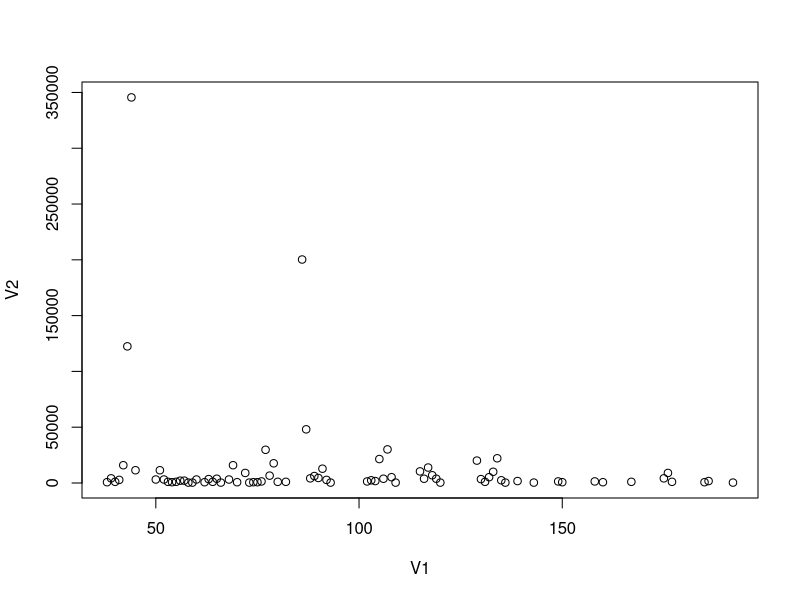
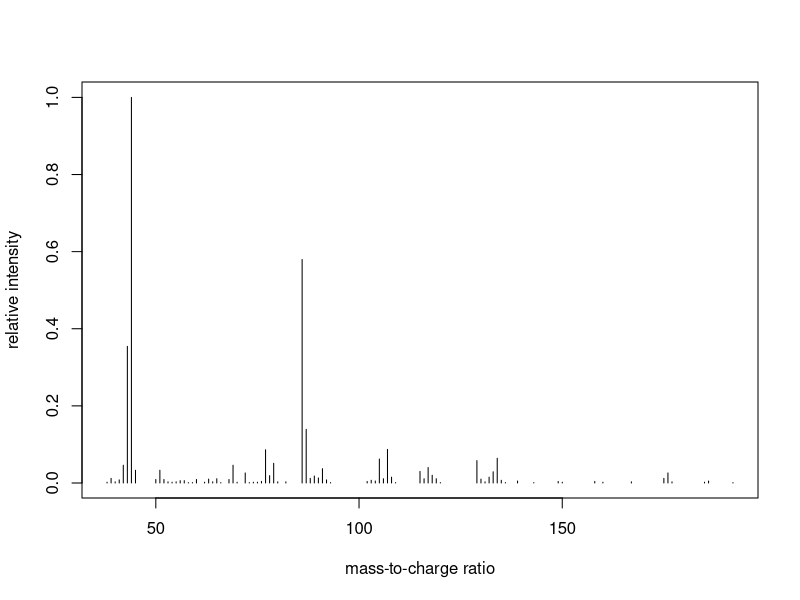
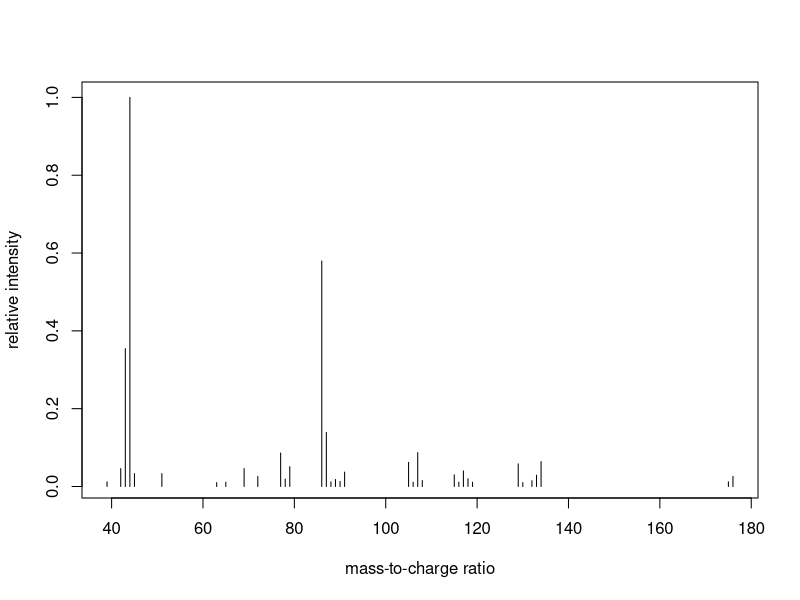

These charts were generated, in order, by the following R code:
## ---- chunk 1
#                   # ignores text that follows until the next line (comment)
x <- 7              # create a variable x and assign it the value 7
y = 8               # create a variable y and assign it the value 8
z = x + y           # create a variable z and assign it the value of x + y
zebra = x^2         # create a variable zebra and assigned the value of x to the power 2
## ---- chunk 2
#| output: false
print(zebra)            # the function "print" displays the value of zebra maintaining its "shape"
## ---- chunk 3
#| output: false
ebra = zebra - z      # creates a variable ebra and assign it the value of zebra - z
cat(ebra)             # the function "cat" displays the value of variable ebra
## ---- chunk 4
#| output: false
cat(zebra - z)      # the function "cat" displays the value of variable zebra - z
## ---- chunk 5
#| output: false
cat("This is a test")   # display the string "This is a test"
# cat(test)             # this code will fail because there is no variable named test in our environment
## ---- chunk 6
#| output: false
zebra_sentence = paste0("The value of zebra is ",zebra) # The paste0 function will glue things together without including any spaces
cat(zebra_sentence)
## ---- chunk 7
#| output: false
cat(paste0("The value of ebra is ",ebra) )
## ---- chunk 8
 rm(list=ls())        # the ls() function finds all objects in the environment, the rm() function removes and lists that are provided to it
 
 x = c(1, 2, 3, 4, 5) # creates an array x and assigns it the values 1 through 5 using the the "collect" function
 y = seq(1,5,1)       # creates an array y and assigns it the values 1 through 5 increments of 1 using the "sequence" function
 z = seq(1,5,0.1)     # creates an array z and assigns it the values 1 through 5 by increments of 0.1 using the "sequence"
## ---- chunk 9

 xy = cbind(x,y)      # use the "cbind" function create a matrix xy with columns equal to x and y
 print(xy)
## ---- chunk 10

  cat(xy)
## ---- chunk 11
  rm(list=ls())                 # clear work space
  Spec1 = read.table("U1.txt")  # create an array Spec1 and assign it the values from the text file U1.txt using the read.table function
  # the first column is m/z values and second column are intensity values
  nPeaks = nrow(Spec1)          # create a variable nPeaks and assign it the value of the number of rows in the array Spec1 using the nrow function
  nPeaks                        # instead of using the print or cat function, in the console we can just type the variable name and its value will get printed on the screen
## ---- chunk 12
plot(Spec1) # use the plot function to create a scatter plot of the x,y value in Spec1
## ---- chunk 13
#| output: false
mz = Spec1[,1]      # with an array, we can extract specific columns, rows and cell values
int = Spec1[,2]     
int = int/max(int)  # normalizes the intensity values to 1

plot(mz,
     int,
     type="h",
     xlab="mass-to-charge ratio",
     ylab="relative intensity") # use the plot function to create a scatter plot of the x,y value in Spec1
## ---- chunk 14
#| output: false
noisePeaks = which(int<=0.01) # identify the values in the intensity array that have relative intensity less than 1%

if(length(noisePeaks)>0){   # checks to see if any noise peaks were identified, if yes runs code in the "chunck"
  mz = mz[-noisePeaks]
  int = int[-noisePeaks]
}

plot(mz,
     int,
     type="h",
     xlab="mass-to-charge ratio",
     ylab="relative intensity") # use the plot function to create a scatter plot of the x,y value in Spec1
